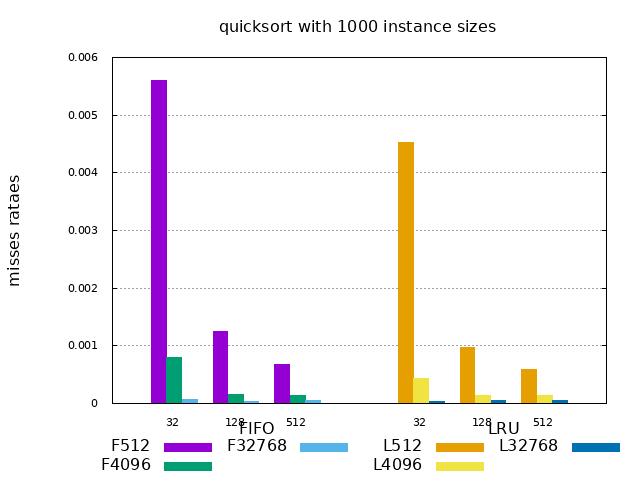

This chart was generated by the following gnuplot code:
set term push
set term png
set output "quicksort with 1000 instance sizes.png"
set title "quicksort with 1000 instance sizes"
set ylabel "misses rataes"
set auto x
set yrange [0:0.005]
set style data histogram
set key under nobox
set style histogram clustered gap 1 title offset 2,0.25
set style fill solid noborder
set boxwidth 0.95
unset xtics
set xtics nomirror font ",8"
set xlabel offset 0,-2
set ytics font ",8"
set grid y
set auto y
plot newhistogram "FIFO",'quicksort with 1000 instance sizes.dat' using "F512":xtic(1) t col, '' u "F4096" t col, '' u "F32768" t col,newhistogram "LRU",'quicksort with 1000 instance sizes.dat' using "L512":xtic(1) t col, '' u "L4096" t col, '' u "L32768" t col
set output
set term pop
